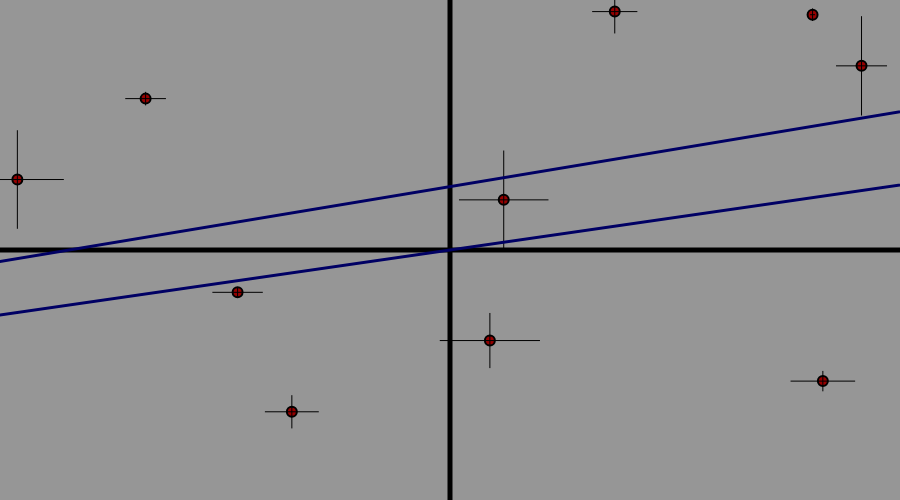
Frame 1 (no input)
Frame 60 (no input): identical to frame 1, image omitted
Frame 120 (the mouse pressed at the canvas centre since frame 60): identical to frame 1, image omitted

The p5.js sketch that drew this single still picture (run headless with seeded random() and noise() and a simulated clock; from frame 60 on, the mouse is pressed at the canvas centre):

// p5.js sketch
// ── sketch.js
//Física Experimental Gráficos e Linearizações
//Autor: Vinícius Pereira Duarte

class Point
{
	constructor(x,y,grafico,errox,erroy)
	{
		this.x = x;
		this.y = y;
		if(grafico)
		{
			this.Cx = grafico.x;
			this.Cy = grafico.y;
		}
		else
		{
			this.Cx = 0;
			this.Cy = 0;
		}
		if(errox){this.errox = errox}else{this.errox = 0}
		if(erroy){this.erroy = erroy}else{this.erroy = 0}
	}
	pontoConvertido()
	{
		this.cPontoy = -1 * this.y;
		this.cPontox = this.x + this.Cx;
		this.cPontoy = this.cPontoy + this.Cy;
		return new Point(this.cPontox,this.cPontoy);
	}
	Draw()
	{
		this.cPoint = this.pontoConvertido();
		fill(150,0,0);
		stroke(0,0,0);
		strokeWeight(2);
		ellipse(this.cPoint.x,this.cPoint.y,10,10);
		strokeWeight(1);
		if(this.errox !== 0){line(this.cPoint.x-this.errox,this.cPoint.y,this.cPoint.x+this.errox,this.cPoint.y);}
		if(this.erroy !== 0){line(this.cPoint.x,this.cPoint.y-this.erroy,this.cPoint.x,this.cPoint.y+this.erroy);}
	}
}

class Line
{
	constructor(a,b,grafico)
	{
		this.a = a;
		this.b = b;
		if(grafico){} else {grafico = new Grafico(0,0,width,height)}
		this.iPoint = new Point((-1/2 * grafico.H - b)/a,-1/2 * grafico.H, grafico);
		this.fPoint = new Point((grafico.H/2 -b)/a , grafico.H / 2, grafico);
	}
	Draw()
	{
		this.CiPoint = this.iPoint.pontoConvertido();
		this.CfPoint = this.fPoint.pontoConvertido();
		stroke(0,0,100);
		strokeWeight(3);
		line(this.CiPoint.x,this.CiPoint.y,this.CfPoint.x,this.CfPoint.y);
	}
}

class Grafico
{
	constructor(x,y,W,H)
	{
		this.x = x;
		this.y = y;
		this.W = W;
		this.H = H;
		this.points = [];
		this.lines = [];
	}
	Draw()
	{
		this.DrawAxis();
		this.DrawPoints(this.points);
		this.DrawLines(this.lines);
	}
	DrawAxis()
	{
		stroke(0);
		strokeWeight(5);
		line(this.x,this.y-this.H,this.x,this.y+this.H) //eixo Y
		line(this.x-this.W,this.y,this.x+this.W,this.y) //eixo X
	}
	DrawPoints(points)
	{
		for(this.i = 0; this.i< points.length; (this.i)++)
		{
			points[this.i].Draw();
			//print(points[this.i]);
		}
	}
	DrawLines(Lines)
	{
		for(this.i = 0; this.i < Lines.length; this.i++)
		{
			Lines[this.i].Draw();
		}
		//print(Lines);
	}
	generateRandomPoints(Vpoints,Q,Xmin,Xmax,Ymin,Ymax,erroxMin,erroxMax,erroyMin,erroyMax)
	{
		for(this.i = 0; this.i < Q; this.i++)
		{
			this.Rpoint = new Point((Xmax-Xmin)*Math.random()+Xmin,(Ymax-Ymin)*Math.random()+Ymin,this,(erroxMax-erroxMin)*Math.random()+erroxMin,(erroyMax-erroyMin)*Math.random()+erroyMin);
			//print(this.Rpoint);
			this.points.push(this.Rpoint);
		}
	}
	linearizar1(Points)
	{
		this.xye2 = 0;
		this.xxe2 = 0;
		for(this.i = 0; this.i < Points.length; (this.i)++)
		{
			if(Points[this.i].erroy === 0){this.novoerroy = 0.01;}else{this.novoerroy = Points[this.i].erroy;}
			this.xye2 += (Points[this.i].x*Points[this.i].y)/(this.novoerroy*this.novoerroy);
			this.xxe2 += (Points[this.i].x*Points[this.i].x)/(this.novoerroy*this.novoerroy);
		}
		print(this.xye2,this.xxe2);
		this.a = this.xye2/this.xxe2;
		this.b = 0;
		return new Line(this.a,this.b,this);
	}
	linearizar2(Points)
	{
		this.swi = 0;
		this.swixi = 0;
		this.swiyi = 0;
		this.swixixi = 0;
		this.swixiyi = 0;
		for(this.i = 0; this.i < Points.length; (this.i)++)
		{
			if(Points[this.i].erroy === 0){this.novoerroy = 0.01;}else{this.novoerroy = Points[this.i].erroy;}
			this.wi = 1/(this.novoerroy * this.novoerroy);
			this.wixi = this.wi * Points[this.i].x;
			this.wiyi = this.wi * Points[this.i].y;
			this.wixixi = this.wixi * Points[this.i].x;
			this.wixiyi = this.wixi * Points[this.i].y;
			this.swi += this.wi;
			this.swixi += this.wixi;
			this.swiyi += this.wiyi;
			this.swixixi += this.wixixi;
			this.swixiyi += this.wixiyi;
		}
		this.Delta = this.swi*this.swixixi - this.swixi*this.swixi;
		this.a = (this.swi*this.swixiyi-this.swiyi*this.swixi)/this.Delta;
		this.b = (this.swiyi*this.swixixi-this.swixiyi*this.swixi)/this.Delta;
		return new Line(this.a,this.b,this);
	}
}


function setup() {
  createCanvas(900,500);
  background(150);
  grafico = new Grafico(450,250,900,500);
  grafico.generateRandomPoints(grafico.points,10,-450,450,-250,250,0.01,50,0.01,50);
  grafico.lines.push(grafico.linearizar1(grafico.points));
  grafico.lines.push(grafico.linearizar2(grafico.points));
  print(grafico.Line);
  grafico.Draw();
  setTimeout(setup,5000);
}

function draw() {
}
